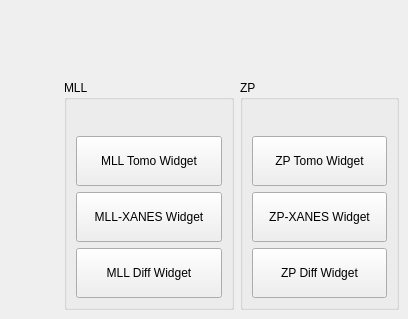
      <widget class="QWidget" name="tab_2">
       <attribute name="title">
        <string>Advanced Scans</string>
       </attribute>
       <widget class="QGroupBox" name="groupBox_4">
        <property name="geometry">
         <rect>
          <x>64</x>
          <y>80</y>
          <width>170</width>
          <height>230</height>
         </rect>
        </property>
        <property name="title">
         <string>MLL</string>
        </property>
        <layout class="QGridLayout" name="gridLayout_3">
         <item row="1" column="0">
          <widget class="QPushButton" name="pushButton_4">
           <property name="sizePolicy">
            <sizepolicy hsizetype="Minimum" vsizetype="Preferred">
             <horstretch>0</horstretch>
             <verstretch>0</verstretch>
            </sizepolicy>
           </property>
           <property name="text">
            <string>
MLL Tomo Widget
</string>
           </property>
          </widget>
         </item>
         <item row="0" column="0">
          <widget class="QLabel" name="label">
           <property name="text">
            <string/>
           </property>
          </widget>
         </item>
         <item row="2" column="0">
          <widget class="QPushButton" name="pushButton">
           <property name="sizePolicy">
            <sizepolicy hsizetype="Minimum" vsizetype="Preferred">
             <horstretch>0</horstretch>
             <verstretch>0</verstretch>
            </sizepolicy>
           </property>
           <property name="text">
            <string> 
MLL-XANES Widget
</string>
           </property>
          </widget>
         </item>
         <item row="3" column="0">
          <widget class="QPushButton" name="pushButton_15">
           <property name="sizePolicy">
            <sizepolicy hsizetype="Minimum" vsizetype="Preferred">
             <horstretch>0</horstretch>
             <verstretch>0</verstretch>
            </sizepolicy>
           </property>
           <property name="text">
            <string>
MLL Diff Widget
</string>
           </property>
          </widget>
         </item>
        </layout>
       </widget>
       <widget class="QGroupBox" name="groupBox">
        <property name="geometry">
         <rect>
          <x>240</x>
          <y>80</y>
          <width>159</width>
          <height>230</height>
         </rect>
        </property>
        <property name="title">
         <string>ZP</string>
        </property>
        <layout class="QGridLayout" name="gridLayout_4">
         <item row="1" column="0">
          <widget class="QPushButton" name="pushButton_5">
           <property name="sizePolicy">
            <sizepolicy hsizetype="Minimum" vsizetype="Preferred">
             <horstretch>0</horstretch>
             <verstretch>0</verstretch>
            </sizepolicy>
           </property>
           <property name="text">
            <string>
ZP Tomo Widget
</string>
           </property>
          </widget>
         </item>
         <item row="3" column="0">
          <widget class="QPushButton" name="pushButton_6">
           <property name="sizePolicy">
            <sizepolicy hsizetype="Minimum" vsizetype="Preferred">
             <horstretch>0</horstretch>
             <verstretch>0</verstretch>
            </sizepolicy>
           </property>
           <property name="text">
            <string>
ZP-XANES Widget
</string>
           </property>
          </widget>
         </item>
         <item row="0" column="0">
          <widget class="QLabel" name="label_3">
           <property name="text">
            <string/>
           </property>
          </widget>
         </item>
         <item row="4" column="0">
          <widget class="QPushButton" name="pushButton_14">
           <property name="sizePolicy">
            <sizepolicy hsizetype="Minimum" vsizetype="Preferred">
             <horstretch>0</horstretch>
             <verstretch>0</verstretch>
            </sizepolicy>
           </property>
           <property name="text">
            <string>
ZP Diff Widget
</string>
           </property>
          </widget>
         </item>
        </layout>
       </widget>
      </widget>
